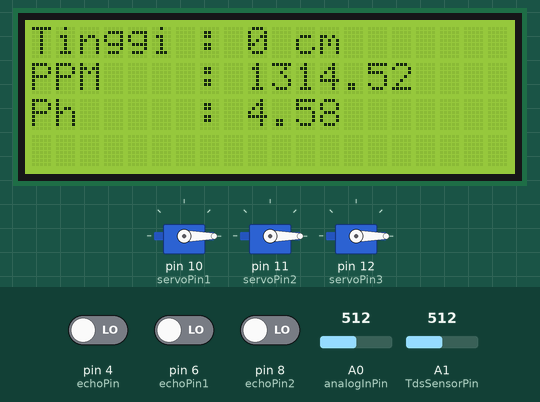
This sketch was run on a simulated Arduino Uno, built with avr-gcc and run on an emulated ATmega328P. Shown: 3 × servo, 20×4 character LCD. The inputs (shaded band) are chosen by the test bench; at power-on: A1 (TdsSensorPin) = 512, A0 (analogInPin) = 512, pin 4 (echoPin) LOW, pin 6 (echoPin1) LOW, pin 8 (echoPin2) LOW.

Above: at 7.5 s.
7.6 s: A1 (TdsSensorPin) set to 530
At 11.4 s:
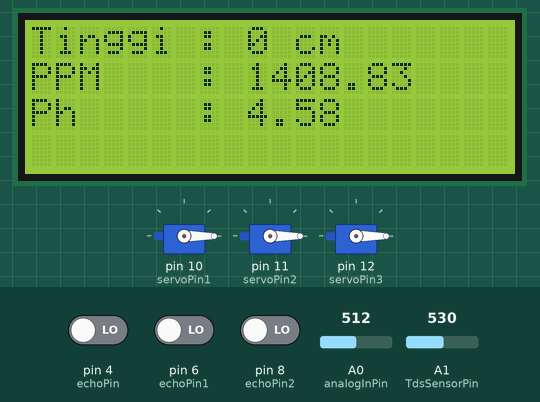
12.2 s: A1 (TdsSensorPin) set to 554
At 19.2 s:
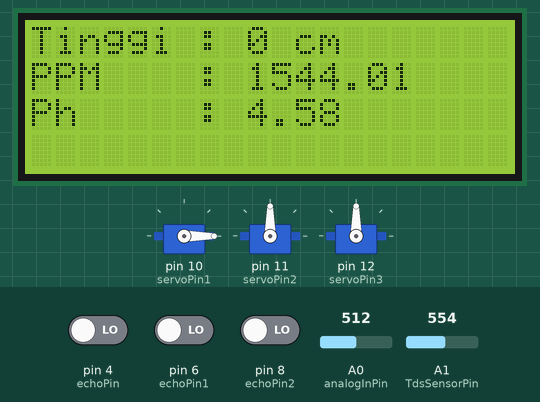
19.9 s: A0 (analogInPin) set to 716
At 23.2 s:
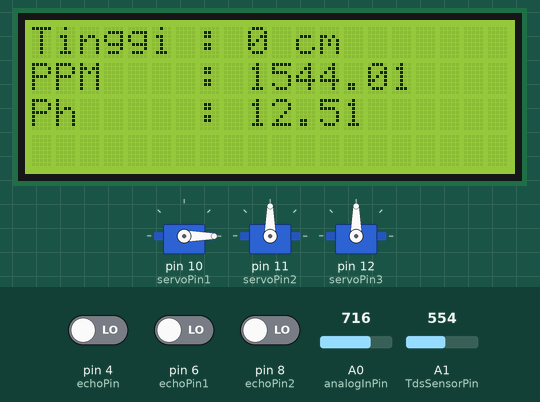
27.5 s: A0 (analogInPin) set to 900
At 31.0 s:
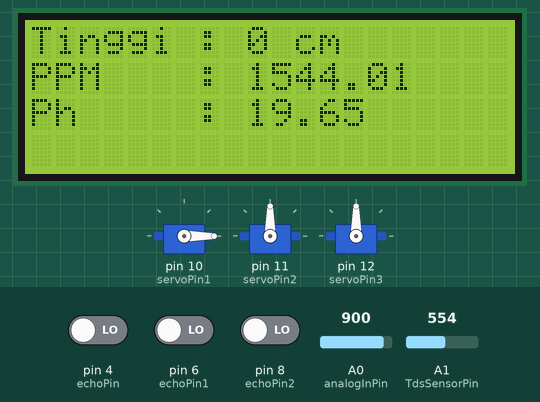
Timing chart, 0 to 32.5 s (numbered marks = the images above; inputs shaded):
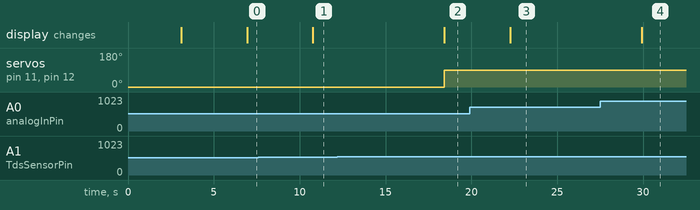

Measured:
- the behaviour switches between 546 and 547 on A1 (TdsSensorPin) (found by bisection; images 1 and 2)
- after the input at 7.6 s, the display: changes after 3.2 s (image 1)
- after the input at 12.2 s, servo on pin 11 (servoPin2), servo on pin 12 (servoPin3): 0° → 90° after 6.2 s; the display: changes after 6.2 s (image 2)
- after the input at 19.9 s, the display: changes after 2.4 s (image 3)
- after the input at 27.5 s, the display: changes after 2.4 s (image 4)

The sketch:

sistem.ino
```cpp
//Library
#include <LiquidCrystal_I2C.h>
#include <EEPROM.h>
#include "GravityTDS.h"
#include <Servo.h>
#include <SoftwareSerial.h>

SoftwareSerial mySerial(2,3);

//deklarasi pin
#define echoPin 4
#define trigPin 5
#define echoPin1 6
#define trigPin1 7
#define echoPin2 8
#define trigPin2 9
#define servoPin1 10
#define servoPin2 11
#define servoPin3 12
Servo servo1, servo2, servo3;

//LCD, TDS
LiquidCrystal_I2C lcd(0x27, 20, 4);
#define TdsSensorPin A1
GravityTDS gravityTds;

//Ph
const int analogInPin = A0;
int sensorValue = 0;
unsigned long int avgValue;
float b;
int buf[10],temp=0;

int batasppm = 1500; // tanaman pokchoy
int pokcoy = 1050;
String tumbuhan= "";
String data= "";
float temperature = 25,tdsValue = 0;

//Variabel Ultrasonik
long waktu, waktu1, waktu2;
int jarak, jarak1, jarak2;

void setup() {
  servo1.attach(servoPin1);
  servo2.attach(servoPin2);
  servo3.attach(servoPin3);

  //menetapkan posisi awal servo
  servo1.write(0);
  servo2.write(0);
  servo3.write(0);

  //memulai Serial dan LCD
  Serial.begin(115200);
  mySerial.begin(115200);
  lcd.begin();
  lcd.backlight();

  //Pemberian perintah untuk pin ultrasonik
  pinMode(trigPin,OUTPUT);
  pinMode(echoPin,INPUT);
  pinMode(trigPin1,OUTPUT);
  pinMode(echoPin1,INPUT);
  pinMode(trigPin2,OUTPUT);
  pinMode(echoPin2,INPUT);

  //Menampilkan Pada LCD "Hidroponik Monitoring selama 3 detik"
  lcd.setCursor(5,1);
  lcd.print("Hidroponik");
  lcd.setCursor(5,2);
  lcd.print("Monitoring");
  delay(3000);

  //Menghapus LCD dan Menampilkan deffault monitoring
  lcd.clear();
  lcd.setCursor(0,0);
  lcd.print("Tinggi : ");
  lcd.setCursor(0,1);
  lcd.print("PPM    : ");
  lcd.setCursor(0,2);
  lcd.print("Ph     : ");

  //Penyiapan Modul TDS
  gravityTds.setPin(TdsSensorPin);
  gravityTds.setAref(5.0);  //reference voltage on ADC, default 5.0V on Arduino UNO
  gravityTds.setAdcRange(1024);  //1024 for 10bit ADC;4096 for 12bit ADC
  gravityTds.begin();  //initialization
  }

  void loop (){
    //
    digitalWrite(trigPin,LOW);
    digitalWrite(trigPin1,LOW);
    digitalWrite(trigPin2,LOW);
    delay(200);
    digitalWrite(trigPin,HIGH);
    digitalWrite(trigPin1,HIGH);
    digitalWrite(trigPin2,HIGH);
    delay(500);
    digitalWrite(trigPin,LOW);
    digitalWrite(trigPin1,LOW);
    digitalWrite(trigPin2,LOW);

    gravityTds.setTemperature(temperature);  // set the temperature and execute temperature compensation
    gravityTds.update();  //sample and calculate
    tdsValue = gravityTds.getTdsValue();  // then get the value

    //perhitungan ultrasonik
    waktu=pulseIn(echoPin,HIGH);
    jarak = (waktu * 0.0345)/2;
    waktu1=pulseIn(echoPin1,HIGH);
    jarak1 = (waktu1 * 0.0345)/2;
    waktu2=pulseIn(echoPin2,HIGH);
    jarak2 = (waktu2 * 0.0345)/2;

    //Perhitungan Ph yang memusingkan
    for(int i=0;i<10;i++) {
    buf[i]=analogRead(analogInPin);
    delay(10);
    } for(int i=0;i<9;i++) {
      for(int j=i+1;j<10;j++) {
        if(buf[i]>buf[j]) {
          temp=buf[i];
          buf[i]=buf[j];
          buf[j]=temp;
          }
        }
      }
      avgValue=0;
      for(int i=2;i<8;i++)
      avgValue+=buf[i];
      float pHVol=(float)avgValue*5.0/1024/4.3;
      float phValue = -5.70 * pHVol + 29.5 ;
      phValue=14.2-phValue;

    lcd.setCursor(9,0);
    lcd.print("        ");
    lcd.setCursor(9,0);
    lcd.print(jarak);
    lcd.print(" cm");

    lcd.setCursor(9,1);
    lcd.print(tdsValue);

    lcd.setCursor(9,2);
    lcd.print(phValue);

    if (jarak>10) {
    servo1.write(90);
    } else {
    servo1.write(0);
    }

    if (tdsValue<batasppm) {
      servo2.write(0);
      servo3.write(0);
    } else {
      servo2.write(90);
      servo3.write(90);
    }
      // put your main code here, to run repeatedly:
  while (mySerial.available() > 0) {
    char c = mySerial.read();
    data += c;
  }
  if (data.length() > 0){
    Serial.println("data yang masuk : " + data);
    if (data == "cekppm") {
      mySerial.print("PPM : " + String(tdsValue));
    }
    else if (data == "setppm pokhcoy") {
      batasppm = pokcoy;
      tumbuhan = "pokcoy";
  }
    else if (data == "cekph") {
    mySerial.print("Ph : " + String(phValue));
  }
    else if(data == "air utama") {
      mySerial.print("jarak air : " + String(jarak));
  }
    else if (data == "tumbuhan") {
      mySerial.print("Tumbuhan yang dipakai : " + String(tumbuhan));
  }
      else if (data == "STATUS") {
    mySerial.print("AirUtama : " + String(jarak) + "cm" + '#'
                 + "PPM      : " + String(tdsValue) + '#'
                 + "Ph       : " + String(phValue)  + '#'
                 + "Protein dan Nutrisi : " + String(jarak1) + "cm" + " dan " + String(jarak2) + "cm" + '#'
                 + "Tumbuhan yang dipakai :"  + String(tumbuhan));
 }
  data="";
}
}
```
